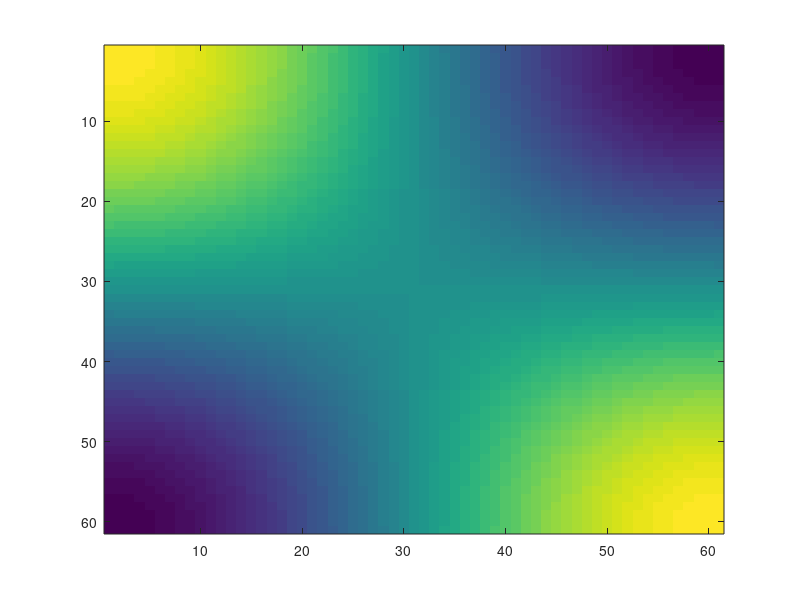

Write the MATLAB code that produced this figure. (Note: this script raises an error after producing the figure.)
% problem bounds
lB = [-pi/2,-pi/2];
uB = [pi/2,pi/2];

% plot true function
[X1_grid,X2_grid] = meshgrid(lB(1):uB(1)/30:+uB(1),lB(2):uB(2)/30:+uB(2));
x_grid = [X1_grid(:) X2_grid(:)];
y_grid = sin(X1_grid).*sin(X2_grid);
imagesc(y_grid); drawnow;

% sample points 
n  = 10;
X1 = unifrnd(lB(1),uB(1),n,1);
X2 = unifrnd(lB(2),uB(2),n,1);
Y  = sin(X1).*sin(X2) + 0.17*randn(size(X1)) ;
x = [X1(:) X2(:)];
y = Y(:);

%% GP covariance
covfunc = @covSEiso; 
likfunc = @likGauss; 

hyp2.cov = [0 ; 0];    
hyp2.lik = log(0.1);
hyp2 = minimize(hyp2, @gp, -100, @infExact, [], covfunc, likfunc, x, y);

% training
nlml2 = gp(hyp2, @infExact, [], covfunc, likfunc, x, y);

% prediction
[m, S] = gp(hyp2, @infExact, [], covfunc, likfunc, x, y, x_grid);
m = reshape(m, size(y_grid));
figure(2); imagesc(m); drawnow;

%%
GP          = struct;
GP.hyp2     = hyp2;
GP.inf      = {@infExact};
GP.kernel   = covfunc;
GP.likfunc  = likfunc;
GP.x        = x;
GP.y        = y;

eta    = min(y);
x_star = [pi/2,pi/2];


%% compute the value of the loss with different look-ahead steps
n_ahead = 5;
n_grid  = max(size(x_grid));
loss10  = zeros(1,n_grid);

for j=1:n_grid
    j
    [loss,v_loss] = loss_msahead(x_grid(j,:), n_ahead, lB, uB, GP);
    loss10(j) = loss;
end

figure(3); imagesc(reshape(loss10,61,61)); drawnow;

